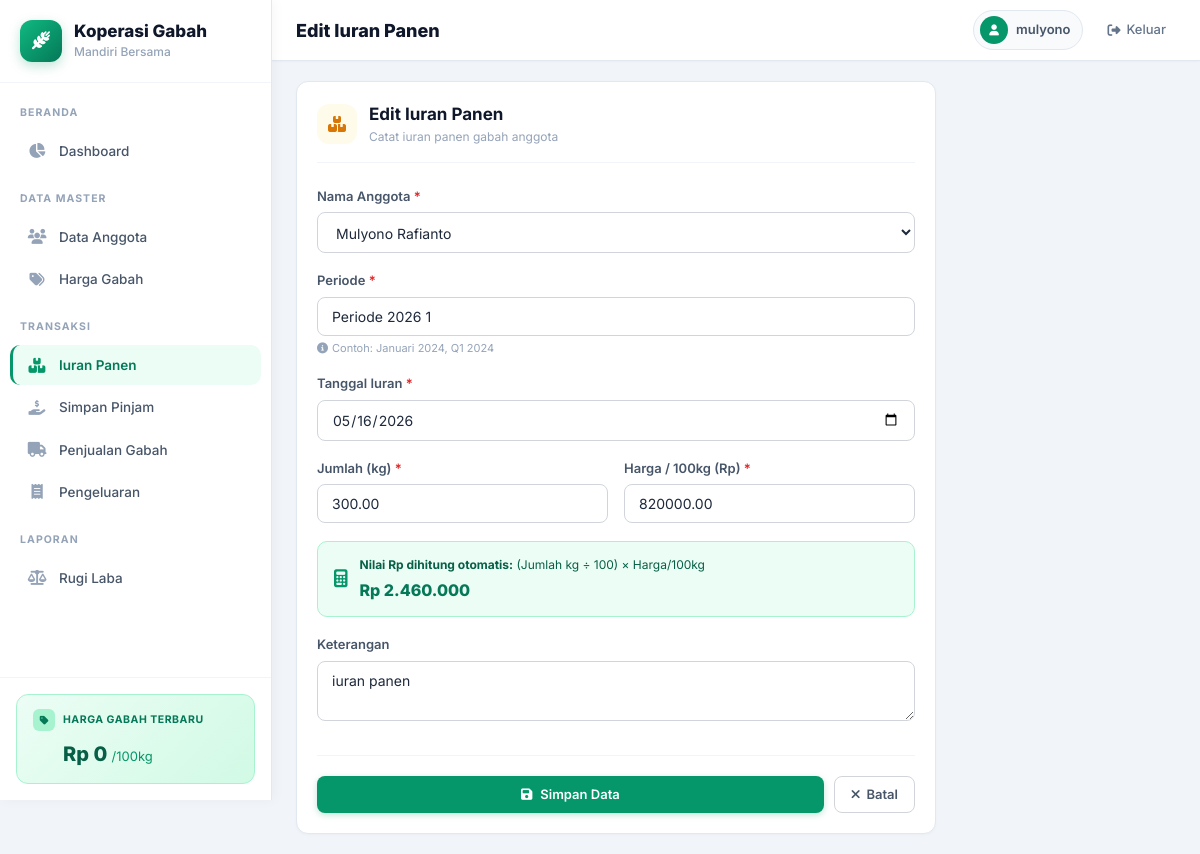
The app's page /iuran/4/edit/ (signed in) with its own data.
### app_gabah/models.py (models this page shows, shortened)
class IuranPanen(models.Model):
    anggota = models.ForeignKey(Anggota, on_delete=models.CASCADE, verbose_name='Anggota')
    periode = models.CharField(max_length=50, verbose_name='Periode')
    jumlah_kg = models.DecimalField(max_digits=10, decimal_places=2, verbose_name='Jumlah (kg)')
    tanggal = models.DateField(verbose_name='Tanggal Iuran')
    harga_per_100kg = models.DecimalField(
        max_digits=12, decimal_places=2, verbose_name='Harga per 100 kg (Rp)'
    )
    nilai_rp = models.DecimalField(
        max_digits=15, decimal_places=2, verbose_name='Nilai (Rp)',
        default=Decimal('0.00'),
        help_text='Otomatis dihitung: (jumlah_kg / 100) x harga_per_100kg'
    )
    keterangan = models.TextField(blank=True, default='', verbose_name='Keterangan')
    class Meta:
        ordering = ['-tanggal']
        verbose_name = 'Iuran Panen Gabah'
        verbose_name_plural = 'Iuran Panen Gabah'

### app_gabah/views.py (the view)
# urls.py: path('iuran/<int:pk>/edit/', views.iuran_update, name='iuran_update'),
@login_required
def iuran_update(request, pk):
    obj = get_object_or_404(IuranPanen, pk=pk)
    if request.method == 'POST':
        form = IuranPanenForm(request.POST, instance=obj)
        if form.is_valid():
            form.save()
            messages.success(request, 'Iuran panen berhasil diperbarui!')
            return redirect('iuran_list')
    else:
        form = IuranPanenForm(instance=obj)
    return render(request, 'app_gabah/iuran_form.html', {'form': form, 'title': 'Edit Iuran Panen'})

### app_gabah/forms.py (shortened to what this page needs)
class IuranPanenForm(forms.ModelForm):
    class Meta:
        model = IuranPanen
        fields = ['anggota', 'periode', 'jumlah_kg', 'tanggal', 'harga_per_100kg', 'keterangan']
        widgets = {
            'anggota': forms.Select(attrs={'class': 'fi'}),
            'periode': forms.TextInput(attrs={'class': 'fi', 'placeholder': 'Januari 2024'}),
            'jumlah_kg': forms.NumberInput(attrs={'class': 'fi', 'placeholder': '150', 'step': '0.1', 'min': '0'}),
            'tanggal': forms.DateInput(attrs={'class': 'fi', 'type': 'date'}, format='%Y-%m-%d'),
            'harga_per_100kg': forms.NumberInput(attrs={'class': 'fi', 'placeholder': '500000', 'min': '0'}),
            'keterangan': forms.Textarea(attrs={'class': 'fi', 'rows': 2}),
        }
    def __init__(self, *args, **kwargs):
        super().__init__(*args, **kwargs)
        if self.instance and self.instance.pk and self.instance.tanggal:
            self.initial['tanggal'] = self.instance.tanggal.strftime('%Y-%m-%d')

### app_gabah/models.py (called while the page is built)
    def __str__(self):
        return self.nama

### app_gabah/templates/app_gabah/iuran_form.html (shortened to what this page needs)
{% extends "app_gabah/base.html" %}
{% block page_title %}{{ title }}{% endblock %}
{% block content %}
<div style="max-width:640px;">
    <div class="sc">
        <div style="display:flex; align-items:center; gap:12px; margin-bottom:24px; padding-bottom:16px; border-bottom:1px solid #f1f5f9;">
            <div class="ib ib40 ib-a"><i class="fas fa-boxes-stacked"></i></div>
            <div>
                <h3 style="font-size:17px; font-weight:700; color:#0f172a;">{{ title }}</h3>
                <p style="font-size:12px; color:#94a3b8;">Catat iuran panen gabah anggota</p>
            </div>
        </div>
        <form method="post" id="iuranForm">
            <div style="display:flex; flex-direction:column; gap:18px;">
                <div>
                    <label style="display:block; font-size:13px; font-weight:600; color:#475569; margin-bottom:6px;" for="id_anggota">
                        Nama Anggota <span style="color:#dc2626;">*</span>
                    </label>
                    {{ form.anggota }}
                </div>
                <div>
                    <label style="display:block; font-size:13px; font-weight:600; color:#475569; margin-bottom:6px;" for="id_periode">
                        Periode <span style="color:#dc2626;">*</span>
                    </label>
                    {{ form.periode }}
                    <p style="font-size:11px; color:#94a3b8; margin-top:4px;"><i class="fas fa-info-circle" style="margin-right:4px;"></i>Contoh: Januari 2024, Q1 2024</p>
                </div>
                <div>
                    <label style="display:block; font-size:13px; font-weight:600; color:#475569; margin-bottom:6px;" for="id_tanggal">
                        Tanggal Iuran <span style="color:#dc2626;">*</span>
                    </label>
                    {{ form.tanggal }}
                </div>
                <div style="display:grid; grid-template-columns:1fr 1fr; gap:16px;">
                    <div>
                        <label style="display:block; font-size:13px; font-weight:600; color:#475569; margin-bottom:6px;" for="id_jumlah_kg">
                            Jumlah (kg) <span style="color:#dc2626;">*</span>
                        </label>
                        {{ form.jumlah_kg }}
                    </div>
                    <div>
                        <label style="display:block; font-size:13px; font-weight:600; color:#475569; margin-bottom:6px;" for="id_harga_per_100kg">
                            Harga / 100kg (Rp) <span style="color:#dc2626;">*</span>
                        </label>
                        {{ form.harga_per_100kg }}
                    </div>
                </div>
                <div style="background:#ecfdf5; border:1px solid #a7f3d0; border-radius:10px; padding:14px 16px; display:flex; align-items:center; gap:12px;">
                    <i class="fas fa-calculator" style="color:#059669; font-size:18px; flex-shrink:0;"></i>
                    <div style="flex:1;">
                        <div style="font-size:12px; color:#065f46; margin-bottom:4px;">
                            <strong>Nilai Rp dihitung otomatis:</strong> (Jumlah kg ÷ 100) × Harga/100kg
                        </div>
                        <div style="font-size:16px; font-weight:800; color:#047857;" id="previewNilai">
                        </div>
                    </div>
                </div>
                <div>
                    <label style="display:block; font-size:13px; font-weight:600; color:#475569; margin-bottom:6px;" for="id_keterangan">
                        Keterangan
                    </label>
                    {{ form.keterangan }}
                </div>
            </div>
            <div style="display:flex; gap:10px; margin-top:28px; padding-top:20px; border-top:1px solid #f1f5f9;">
                <button type="submit" class="bp" style="flex:1; justify-content:center;">
                    <i class="fas fa-save"></i> Simpan Data
                </button>
                <a href="{% url 'iuran_list' %}" class="bs" style="justify-content:center;">
                    <i class="fas fa-times"></i> Batal
                </a>
            </div>
        </form>
    </div>
</div>
{% endblock %}

### app_gabah/templates/app_gabah/base.html (shortened to what this page needs)
{% load static %}
<!DOCTYPE html>
<html lang="id">
<head>
    <link rel="stylesheet" href="https://cdnjs.cloudflare.com/ajax/libs/font-awesome/6.5.1/css/all.min.css">
</head>
<body>
    <aside id="sidebar" class="sidebar">
        <div class="sb-logo">
            <div class="sb-logo-icon"><i class="fas fa-wheat-awn"></i></div>
            <div><h1>Koperasi Gabah</h1><p>Mandiri Bersama</p></div>
        </div>
        <nav class="sb-nav">
            {% url 'dashboard' as u1 %}
            {% url 'anggota_list' as u2 %}
            {% url 'iuran_list' as u3 %}
            {% url 'sp_list' as u4 %}
            {% url 'penjualan_list' as u5 %}
            {% url 'harga_list' as u6 %}
            {% url 'pengeluaran_list' as u7 %}
            {% url 'rugi_laba' as u8 %}
            <div class="sb-section">Beranda</div>
            <a href="{{ u1 }}" class="sb-link {% if request.path == u1 %}act{% endif %}"><i class="fas fa-chart-pie"></i>Dashboard</a>
            <div class="sb-section">Data Master</div>
            <a href="{{ u2 }}" class="sb-link {% if u2 in request.path %}act{% endif %}"><i class="fas fa-users"></i>Data Anggota</a>
            <a href="{{ u6 }}" class="sb-link {% if u6 in request.path %}act{% endif %}"><i class="fas fa-tags"></i>Harga Gabah</a>
            <div class="sb-section">Transaksi</div>
            <a href="{{ u3 }}" class="sb-link {% if u3 in request.path %}act{% endif %}"><i class="fas fa-boxes-stacked"></i>Iuran Panen</a>
            <a href="{{ u4 }}" class="sb-link {% if u4 in request.path %}act{% endif %}"><i class="fas fa-hand-holding-dollar"></i>Simpan Pinjam</a>
            <a href="{{ u5 }}" class="sb-link {% if u5 in request.path %}act{% endif %}"><i class="fas fa-truck"></i>Penjualan Gabah</a>
            <a href="{{ u7 }}" class="sb-link {% if u7 in request.path %}act{% endif %}"><i class="fas fa-receipt"></i>Pengeluaran</a>
            <div class="sb-section">Laporan</div>
            <a href="{{ u8 }}" class="sb-link {% if request.path == u8 %}act{% endif %}"><i class="fas fa-scale-balanced"></i>Rugi Laba</a>
        </nav>
        <div class="sb-widget">
            <div class="sb-widget-card">
                <div class="sw-label"><div class="sw-icon"><i class="fas fa-tag"></i></div><span>Harga Gabah Terbaru</span></div>
                <div class="sw-val">Rp {{ harga_terbaru|default:"0"|floatformat:0 }} <small>/100kg</small></div>
            </div>
        </div>
    </aside>
    <div class="main-area">
        <header class="topbar">
            <div class="topbar-left">
                <h2>{% block page_title %}Dashboard{% endblock %}</h2>
            </div>
            <div class="topbar-right">
                <div class="user-badge"><div class="av"><i class="fas fa-user"></i></div><span>{{ user.username }}</span></div>
                <a href="{% url 'logout' %}" class="logout-btn"><i class="fas fa-sign-out-alt"></i><span>Keluar</span></a>
            </div>
        </header>
        <main class="content">
            {% block content %}{% endblock %}
        </main>
    </div>
</body>
</html>

### records on screen
IuranPanen: anggota "Mulyono Rafianto", periode "Periode 2026 1", tanggal "05/16/2026", jumlah_kg "300.00", harga_per_100kg "820000.00", keterangan "iuran panen"

### other values on screen
{{ harga_terbaru|default:"0"|floatformat:0 }} "0"
{{ title }} "Edit Iuran Panen"
{{ user.username }} "mulyono"
